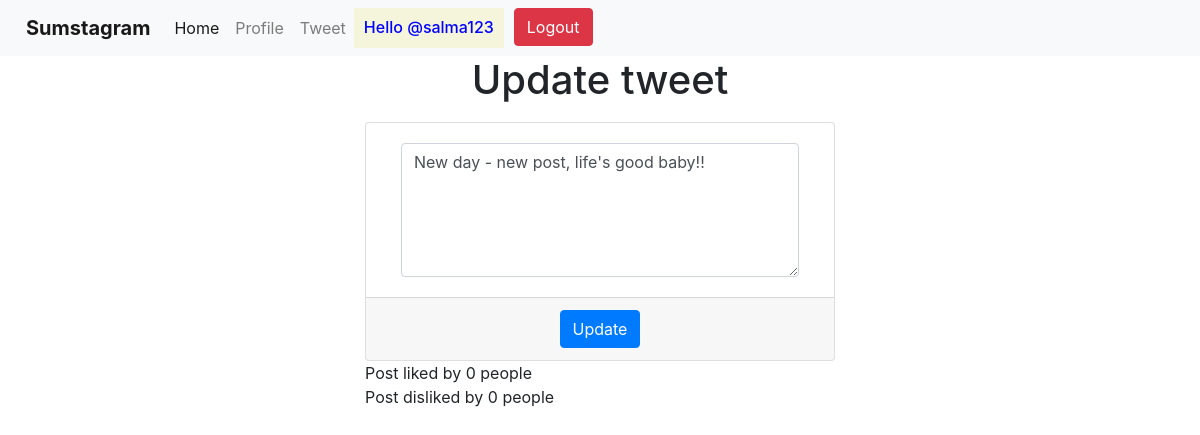
The app's page /display/6 (signed in), older data.
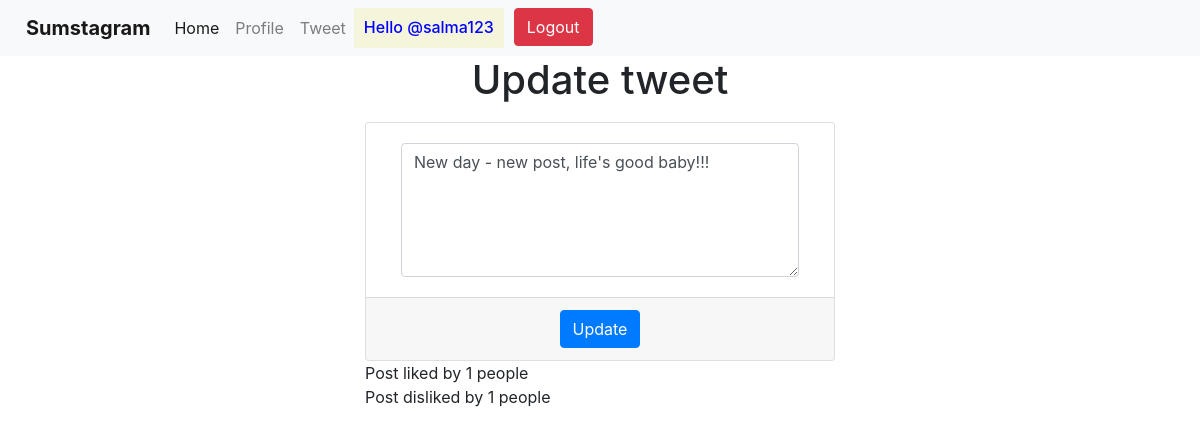
The same page, newer data.
### app1/models.py (models this page shows, shortened)
class Tweet(models.Model):
    usern = models.CharField(max_length=20)
    date = models.DateTimeField(auto_now_add=True)
    tweet = models.CharField(max_length=300)
    likes = models.ManyToManyField(User, related_name="post_likes")
    dislikes = models.ManyToManyField(User, related_name="post_dislikes")

### app1/views.py (the view)
# urls.py: path("display/<str:post_id>", views.render_display, name="display"),
def render_display(request, post_id):
    t = Tweet.objects.get(id=post_id)
    if request.user.username == t.usern:
        print("Who tryna update:", request.user.username)
        print("Who can update:", t.usern)
        print(request.user.username == t.usern)
        if request.method == "POST":
            new_tweet = request.POST.get('tweet')
            t.tweet = new_tweet
            t.save()
            messages.success(request, "Tweet successfully updated")
            return redirect('home')
        return render(request, 'single.html', {"tweet": t})
    print("Likes:", t.likes.all())
    print("Dislikes:", t.dislikes.all())
    return render(request, "post.html", {"tweet": t})

### templates/single.html (shortened to what this page needs)
<!doctype html>
<html lang="en">
<head>
    <link href="https://cdn.jsdelivr.net/npm/bootstrap@5.3.3/dist/css/bootstrap.min.css" rel="stylesheet"
>
</head>
<body>
    {% include 'navbar.html' %}
    <h1 align="center">Update tweet</h1>
    <div class="container col-lg-5" style="padding-top: 10px;">
        <div class="card">
            <form method="POST"> {% csrf_token %}
                <div class="card-body" align="center">
                    <div class="container col-lg-12">
                    <textarea class="form-control" name="tweet" rows="5">{{ tweet.tweet }}</textarea>
                </div>
                </div>
                <div class="card-footer" align="center">
                    <button type="submit" class="btn btn-primary">Update</button>
                </div>
            </form>
        </div>
        Post liked by {{ tweet.likes.count }} people <br>
        Post disliked by {{ tweet.dislikes.count }} people
    </div>
</body>
</html>

Row changes from the older to the newer data that the page shows:
changed Tweet: tweet "New day - new post, life's good baby!!" → "New day - new post, life's good baby!!!"; likes.count "0" → "1"; dislikes.count "0" → "1"
